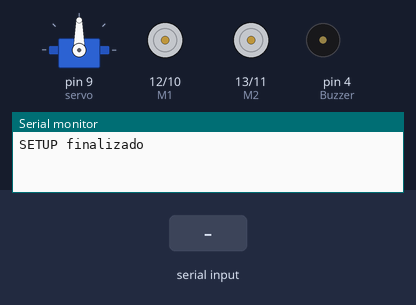
Bench run of a sketch on a simulated Arduino Uno, built with avr-gcc and run on an emulated ATmega328P. On the bench: servo, direction and speed pins drawn as motors (green arrow = direction pin HIGH = forward, orange = LOW = backward, longer = more drive), buzzer (waves = sounding), the last lines printed to the serial monitor. The inputs (shaded band) are chosen by the test bench.

Above: at 1.4 s.
1.5 s: "FRENTE" received over Serial
At 2.2 s:
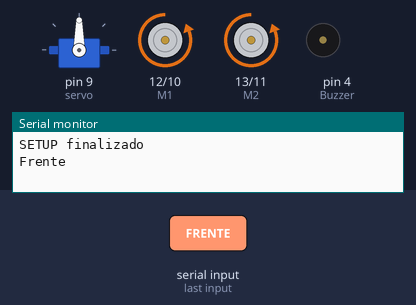
3.0 s: "TRAS" received over Serial
At 3.8 s:
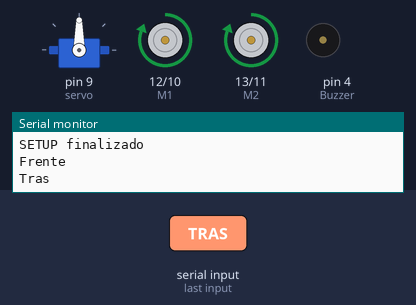
4.5 s: "DIREITA" received over Serial
At 4.9 s:
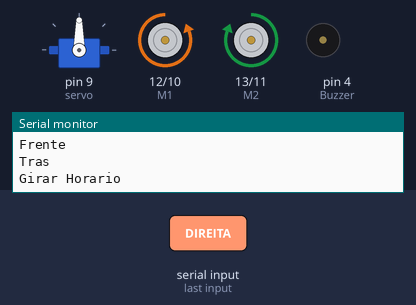
6.0 s: "ESQUERDA" received over Serial
At 6.4 s:
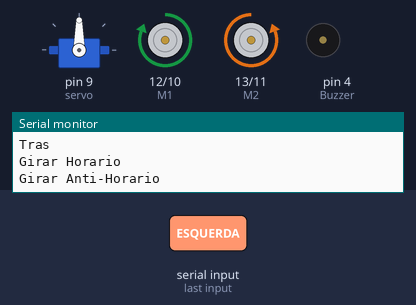
7.5 s: "V" received over Serial
At 8.6 s:
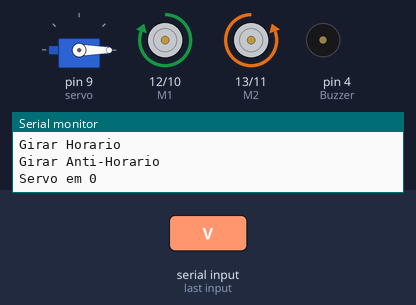
9.0 s: "PARAR" received over Serial
At 10.0 s:
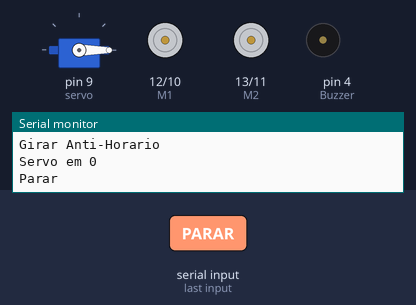
Timing chart, 0 to 11.5 s (numbered marks = the images above; inputs shaded):
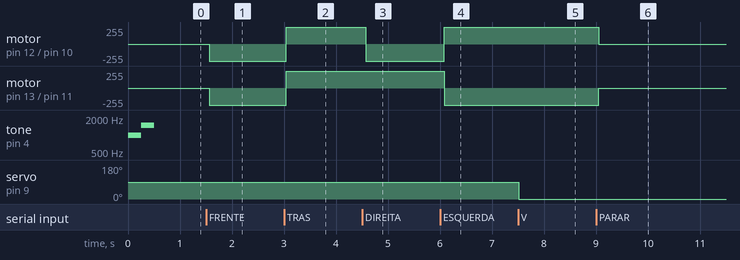

The sketch:

FunduMoto_Keyes_L298P.ino
```cpp
/*Exemplo controlador de velocidade shield FunduMoto Keyes_L289P
*
* Este exemplo foi feito por Maxson C. Maidlinger
* Nele é mostrado como:
* Utilisar o Serial read para montar comandos e utilizar como Debug ou com o modulo Bluetooth
* Controlar dois motores continuos por meio do PWM (Pulse Width Modulation)
* Utilizar a saida para o servo motor
* Utilizar o buzzer
*/
#include <Servo.h>

int servo = 9;
int Buzzer = 4;
int E1 = 10;// pino digital PWM
int M1 = 12;// pino digital
int E2 = 11;// pino digital PWM
int M2 = 13;// pino digital

char command;
String string;
Servo myservo;

void setup()
{
    Serial.begin(9600);   // aber a porta serial e define a velocidade em 9600 bps
    pinMode(Buzzer, OUTPUT);
    pinMode(M1, OUTPUT);  //define pino como saída
    pinMode(M2, OUTPUT);
    pinMode(E1, OUTPUT);
    pinMode(E2, OUTPUT);
    myservo.attach(servo);
    Serial.write("\nSETUP finalizado");
    tone(Buzzer, 1000, 250);
    delay(250);
    tone(Buzzer, 1500, 250);
}

void loop()
{
  while(Serial.available() > 0)
  {
    command = (Serial.read());

    if(command == ':')
    {
        break;
    }
    else
    {
        string += command;
    }
    delay(10);
  }

  if (string.length() > 0 ){
    string.toUpperCase();
    if ( string == "FRENTE" ){
        Serial.write("\nFrente");
        frenteTotal();
    } else if (string == "TRAS"){
        Serial.write("\nTras");
        trasTotal();
    } else if (string == "DIREITA"){
        Serial.write("\nGirar Horario");
        girarHorario();
    } else if (string == "ESQUERDA"){
        Serial.write("\nGirar Anti-Horario");
        girarAnteHorario();
    } else if (string == "PARAR"){
        Serial.write("\nParar");
        parar();
    } else if (string.substring(0,1) == "V"){
       Serial.write("\nServo em ");
       Serial.print(string.substring(1).toInt());
       myservo.write(string.substring(1).toInt());
    } else {

        tone(Buzzer, 200, 250);
        delay(500);
        tone(Buzzer, 500, 250);
        delay(250);
        Serial.print((String)"\nComando não encontrado: ");
        Serial.print(string);

    }
    string = "";
    delay(20);
  }
}

void parar(){
    digitalWrite(M1, LOW);
    digitalWrite(M2, LOW);
    digitalWrite(E1, LOW);
    digitalWrite(E2, LOW);
}
void frenteTotal(){
    digitalWrite(M1,LOW);
    digitalWrite(M2, LOW);
    analogWrite(E1, 255);   //Controle de velocidade por PWM
    analogWrite(E2, 255);   //Controle de velocidade por PWM
}

void trasTotal(){
    digitalWrite(M1,HIGH);
    digitalWrite(M2, HIGH);
    analogWrite(E1, 255);   //Controle de velocidade por PWM
    analogWrite(E2, 255);   //Controle de velocidade por PWM
}

void girarHorario(){
    digitalWrite(M1,LOW);
    digitalWrite(M2, HIGH);
    analogWrite(E1, 255);   //Controle de velocidade por PWM  //255 para maximo
    analogWrite(E2, 255);   //Controle de velocidade por PWM // 0 para minimo
}

void girarAnteHorario(){
    digitalWrite(M1,HIGH);
    digitalWrite(M2, LOW);
    analogWrite(E1, 255);
    analogWrite(E2, 255);
}
```

Measured:
- after the input at 1.5 s, motor on pin 12 (M1) / pin 10 (E1), motor on pin 13 (M2) / pin 11 (E2): stopped → backward 255/255 after 0.06 s
- after the input at 3.0 s, motor on pin 12 (M1) / pin 10 (E1), motor on pin 13 (M2) / pin 11 (E2): backward 255/255 → forward 255/255 at once
- after the input at 4.5 s, motor on pin 12 (M1) / pin 10 (E1): forward 255/255 → backward 255/255 after 0.07 s
- after the input at 6.0 s, motor on pin 12 (M1) / pin 10 (E1): backward 255/255 → forward 255/255 after 0.08 s; motor on pin 13 (M2) / pin 11 (E2): forward 255/255 → backward 255/255 after 0.08 s
- after the input at 7.5 s, servo on pin 9 (servo): 90° → 0° at once
- after the input at 9.0 s, motor on pin 12 (M1) / pin 10 (E1): forward 255/255 → stopped after 0.05 s; motor on pin 13 (M2) / pin 11 (E2): backward 255/255 → stopped after 0.05 s
